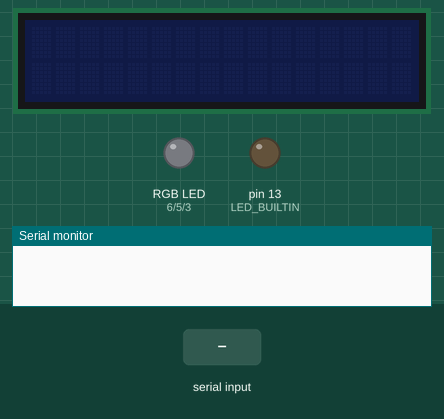
Simulated run of this sketch. Board: Arduino Uno, built with avr-gcc and run on an emulated ATmega328P. On the bench: 16×2 character LCD, an RGB LED mixed from three pins (HIGH = lit), output pins drawn as LEDs (lit = HIGH), the last lines printed to the serial monitor. The test bench sets the inputs (shaded band). Dim RGB values are drawn brighter than linear.

Above: at 1.2 s.
1.3 s: "blue:" received over Serial
At 3.5 s:
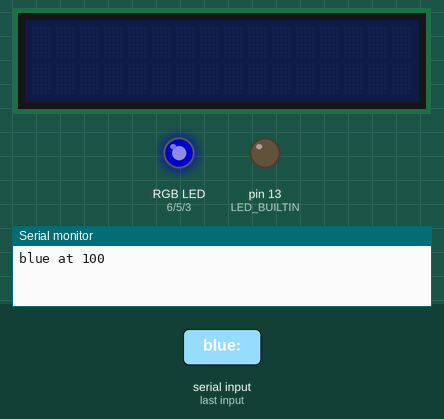
3.8 s: "red:" received over Serial
At 5.4 s:
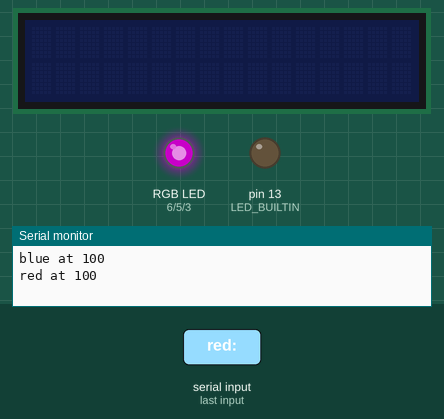
6.3 s: "green:" received over Serial
At 8.5 s:
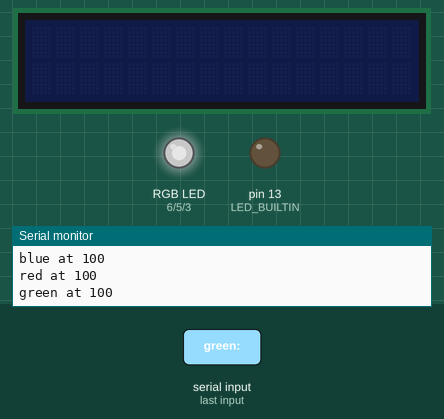
8.8 s: "builtin:" received over Serial
At 10.5 s:
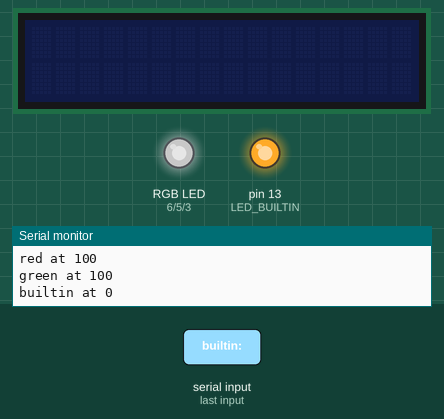
Timing chart, 0 to 12.0 s (numbered marks = the images above; inputs shaded):
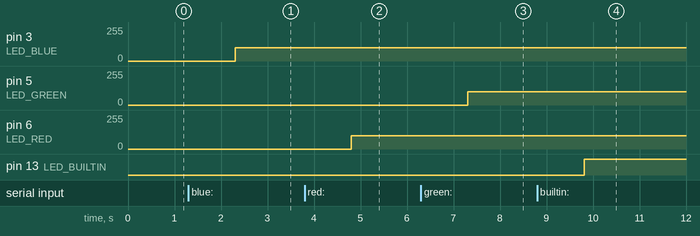

The sketch:

ex02.ino
```cpp
#define LED_RED 6
#define LED_GREEN 5
#define LED_BLUE 3
#include <LiquidCrystal_I2C.h>
LiquidCrystal_I2C lcd(0x27, 16, 2);

void initRGB()
{
    pinMode(LED_BUILTIN, OUTPUT);
    digitalWrite(LED_BUILTIN, LOW);

    pinMode(LED_RED, OUTPUT);
    digitalWrite(LED_RED, LOW);

    pinMode(LED_GREEN, OUTPUT);
    digitalWrite(LED_GREEN, LOW);

    pinMode(LED_BLUE, OUTPUT);
    digitalWrite(LED_BLUE, LOW);
}

int convertBrightness(String brightness) {
    brightness.trim();
    brightness.toLowerCase();
    if(brightness == ""){
        return 100;
    }

    int converted = brightness.toInt();

    if(converted < 0){
        return 0;
    }

    if(converted > 100){
        return 100;
    }

    return converted;
}

void monitorFeedback(String color, int brightness){
    Serial.println(color + " at " + brightness);
}

void changeColor(String color, int brightness) {
        if (color == "blue")
        {
            analogWrite(LED_BLUE, brightness);
            monitorFeedback(color, brightness);
        }
        else if (color == "red")
        {
            analogWrite(LED_RED, brightness);
            monitorFeedback(color, brightness);
        }
    	else if (color == "green")
        {
            analogWrite(LED_GREEN, brightness);
            monitorFeedback(color, brightness);
        }
        else if (color == "builtin")
        {
            digitalWrite(LED_BUILTIN, digitalRead(LED_BUILTIN) == HIGH ? LOW : HIGH);
            monitorFeedback(color, digitalRead(LED_BUILTIN) == HIGH ? LOW : HIGH * 100);
        }
        else
        {
            Serial.println(String("Unknown color '") + color + "'");
        }
}

void setup()
{
    initRGB();
    lcd.init();
    Serial.begin(9600);
    while (!Serial)
    { /* just wait */
    }
}

void loop()
{
   if (Serial.available() > 0)
    {
        String color = Serial.readStringUntil(':');
        color.trim();
        color.toLowerCase();

        int brightness = convertBrightness(Serial.readStringUntil('\n'));
        changeColor(color, brightness);

    }
}
```

Measured:
- after the input at 1.3 s, pin 3 (LED_BLUE): 0/255 → 100/255 after 1.0 s
- after the input at 3.8 s, pin 6 (LED_RED): 0/255 → 100/255 after 1.0 s
- after the input at 6.3 s, pin 5 (LED_GREEN): 0/255 → 100/255 after 1.0 s
- after the input at 8.8 s, pin 13 (LED_BUILTIN): LOW → HIGH after 1.0 s
